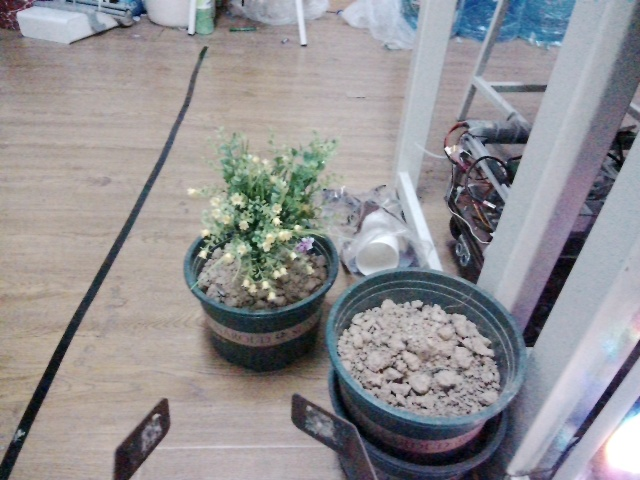
#> input picture src/tracking_pkg/scripts/captured_photos/photo_20250807_074842.jpg, 640 x 480 px, found by its file name
$ python Get_HSV.py
#> lines starting #> are read from the running program, lines starting #| are printed output that depends on the picture; after the words box and inside, x2 and y2 are one past the last pixel; in counts of white or black regions, pixels touching at a corner belong together
# 使用说明：
# 一、准备阶段：
# 1、将脚本中的your_image.jpg替换为你的图片路径
# 2、确保已安装OpenCV：pip install opencv-python
# 二、操作步骤：
# 1、运行脚本后会显示原始图片
# 2、鼠标拖动选择感兴趣区域(ROI)
# 3、程序会自动计算初始HSV范围
# 4、使用滑动条微调阈值范围
# 5、实时查看掩膜效果
# 6、按q键退出并获取最终阈值

#!/usr/bin/env python3
import cv2
import numpy as np

def nothing(x):
    pass

# 初始化窗口和滑动条
cv2.namedWindow('Threshold Adjuster')
cv2.createTrackbar('H_min', 'Threshold Adjuster', 0, 179, nothing)
#> slider 'H_min' is set to 35
cv2.createTrackbar('H_max', 'Threshold Adjuster', 179, 179, nothing)
cv2.createTrackbar('S_min', 'Threshold Adjuster', 0, 255, nothing)
#> slider 'S_min' is set to 51
cv2.createTrackbar('S_max', 'Threshold Adjuster', 255, 255, nothing)
cv2.createTrackbar('V_min', 'Threshold Adjuster', 0, 255, nothing)
#> slider 'V_min' is set to 51
cv2.createTrackbar('V_max', 'Threshold Adjuster', 255, 255, nothing)

# 读取图像
image = cv2.imread('/home/jetson/catkin_ws/src/tracking_pkg/scripts/captured_photos/photo_20250807_074842.jpg')
#> image is the input picture: shape (480, 640, 3); mean B, G, R 147.9, 144.9, 146.2
hsv = cv2.cvtColor(image, cv2.COLOR_BGR2HSV)
#> hsv: shape (480, 640, 3); mean H, S, V 79.6, 34.9, 155.8

while True:
    # 获取滑动条当前位置
    h_min = cv2.getTrackbarPos('H_min', 'Threshold Adjuster')
    h_max = cv2.getTrackbarPos('H_max', 'Threshold Adjuster')
    s_min = cv2.getTrackbarPos('S_min', 'Threshold Adjuster')
    s_max = cv2.getTrackbarPos('S_max', 'Threshold Adjuster')
    v_min = cv2.getTrackbarPos('V_min', 'Threshold Adjuster')
    v_max = cv2.getTrackbarPos('V_max', 'Threshold Adjuster')

    # 设定HSV阈值范围
    lower = np.array([h_min, s_min, v_min])
    upper = np.array([h_max, s_max, v_max])

    # 生成掩膜
    mask = cv2.inRange(hsv, lower, upper)
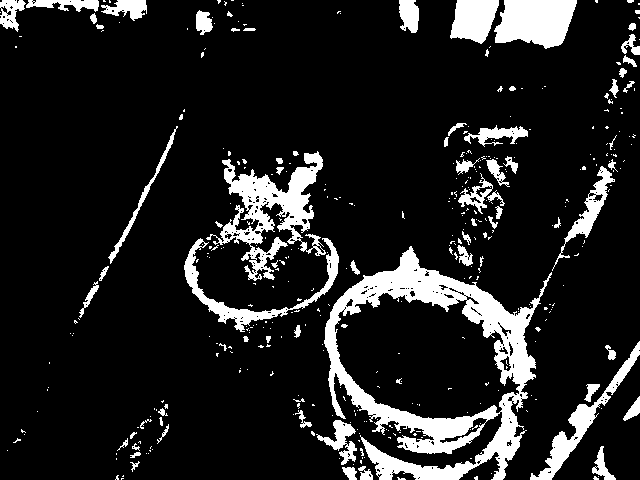
#> mask: shape (480, 640); 13% white; 392 white regions (319 under 20 px), largest, box (x1, y1, x2, y2) and area: (324, 246, 552, 480) 14980, (206, 151, 326, 281) 5127, (494, 0, 577, 49) 3071
    result = cv2.bitwise_and(image, image, mask=mask)
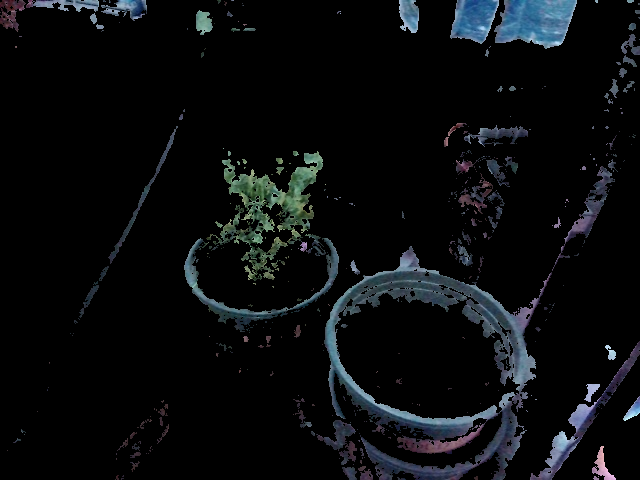
#> result: shape (480, 640, 3); mean B, G, R 13.8, 12.1, 10

    # 显示结果
    cv2.imshow('Original', image)
    cv2.imshow('Mask', mask)
    cv2.imshow('Result', result)

    # 按ESC退出
    if cv2.waitKey(1) == 27:
#> (key Esc is pressed here)
        break

# 打印最终选择的阈值
print(f"Final HSV Threshold: Lower={lower}, Upper={upper}")
cv2.destroyAllWindows()
